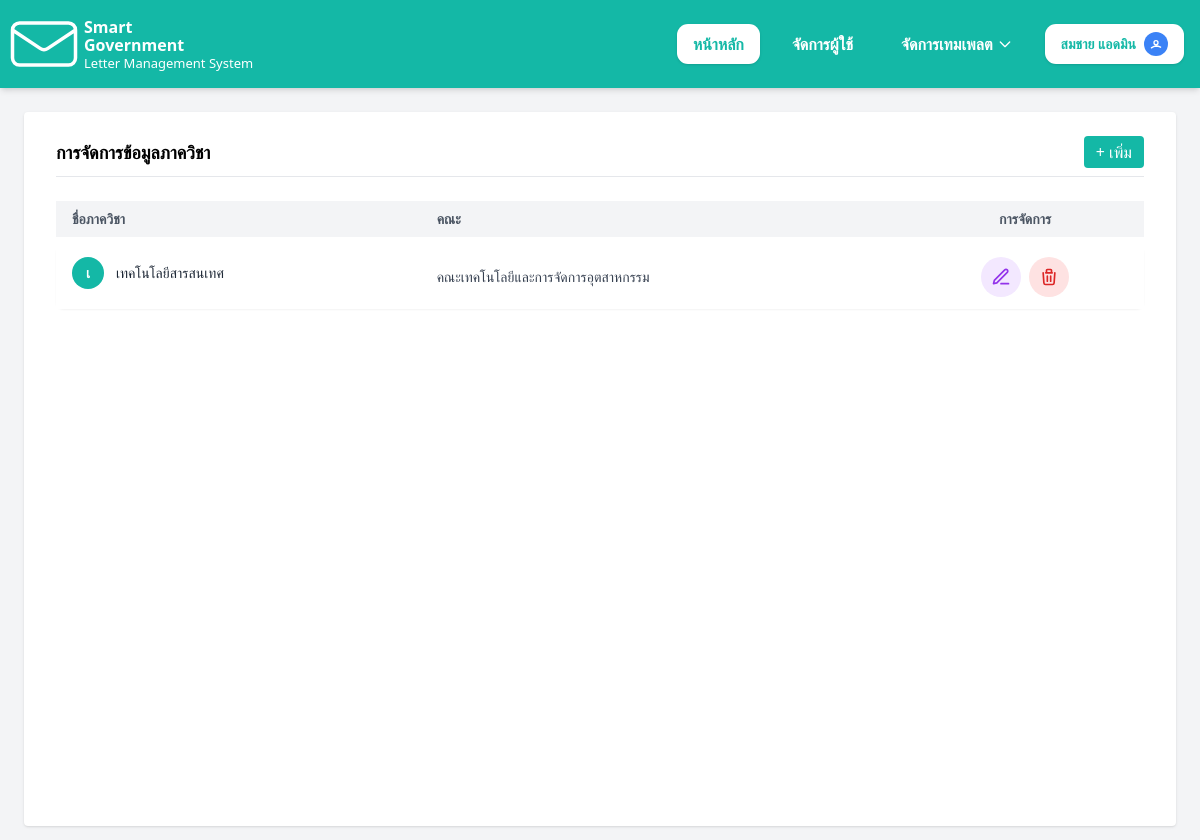
The app's page /admin/department_Managerment.php (signed in) with its own data.
### tables this page shows
CREATE TABLE `departments` (
  `department_id` int(11) NOT NULL,
  `faculty_id` int(11) NOT NULL,
  `department_name` varchar(150) NOT NULL,
  `phone` varchar(50) DEFAULT NULL
);

CREATE TABLE `faculties` (
  `faculty_id` int(11) NOT NULL,
  `faculty_name` varchar(150) NOT NULL
);

### admin/department_Managerment.php (the view, shortened to what this page needs)
<?php
$pdo = getPDO();
$sql = "SELECT d.department_id, d.faculty_id, d.department_name,
        f.faculty_name
        FROM departments d
        LEFT JOIN faculties f ON d.faculty_id = f.faculty_id
        ORDER BY d.department_id ASC";
$stmt = $pdo->query($sql);
$departments = $stmt->fetchAll(PDO::FETCH_ASSOC);
?>
<!DOCTYPE html>
<html lang="th">
<head>
    <script src="https://cdn.tailwindcss.com"></script>
</head>
<body class="bg-gray-100">
    <header class="bg-teal-500 text-white p-4 flex justify-between items-center shadow-md">
        <div class="flex items-center space-x-3">
            <div class="w-[56px] h-[56px] flex items-center justify-center relative overflow-visible">
            </div>
            <div class="leading-tight">
                <div class="text-[16px] font-bold">Smart</div>
                <div class="text-[16px] font-bold -mt-[2px]">Government</div>
                <div class="text-[13px] mt-[0px]">Letter Management System</div>
            </div>
        </div>
        <div class="flex items-center space-x-4">
            <a href="home.php">
                <div class="px-4 py-2 rounded-[11px] font-bold transition bg-white text-teal-500 shadow">
                    หน้าหลัก
                </div>
            </a>
            <a href="user_Managerment.php" id="tab-users">
                <div
                    class="px-4 py-2 rounded-[11px] font-bold transition text-white hover:bg-white hover:text-teal-500">
                    จัดการผู้ใช้
                </div>
            </a>
            <div class="relative">
                <button id="templateBtn"
                    class="px-4 py-2 rounded-[11px] font-bold transition text-white hover:bg-white hover:text-teal-500 flex items-center space-x-1">
                    <span>จัดการเทมเพลต</span>
                    <svg class="w-4 h-4" fill="none" stroke="currentColor" viewBox="0 0 24 24">
                        <path stroke-linecap="round" stroke-linejoin="round" stroke-width="2" d="M19 9l-7 7-7-7" />
                    </svg>
                </button>
            </div>
            <div class="relative">
                <button id="profileBtn"
                    class="bg-white text-teal-500 px-4 py-2 rounded-[11px] shadow flex items-center space-x-2 hover:bg-gray-100">
                    <div class="text-right leading-tight">
                        <div class="font-bold text-[14px]"><?= htmlspecialchars($_SESSION['fullname']) ?></div>
                    </div>
                    <div
                        class="w-6 h-6 bg-blue-500 text-white rounded-full flex items-center justify-center text-sm font-bold">
                        <svg xmlns="http://www.w3.org/2000/svg" class="h-4 w-4" fill="none" viewBox="0 0 24 24"
                            stroke="currentColor" stroke-width="2">
                            <path stroke-linecap="round" stroke-linejoin="round"
                                d="M5.121 17.804A13.937 13.937 0 0112 15c2.33 0 4.487.577 6.879 1.804M15 10a3 3 0 11-6 0 3 3 0 016 0z" />
                        </svg>
                    </div>
                </button>
            </div>
        </div>
    </header>
    <main class="max-w-6xl w-full px-8 mx-auto bg-white mt-6 mb-12 p-6 rounded shadow min-h-[85vh]">
        <div class="flex justify-between items-center mb-4 border-b pb-2">
            <h2 class="text-lg font-bold">การจัดการข้อมูลภาควิชา</h2>
            <button onclick="confirmUserAction('add')" class="px-3 py-1 bg-teal-500 text-white rounded">+ เพิ่ม</button>
        </div>
        <table class="w-full text-sm text-left border-separate border-spacing-y-2">
            <thead class="text-gray-600 bg-gray-100">
                <tr>
                    <th class="px-4 py-2">ชื่อภาควิชา</th>
                    <th class="px-4 py-2">คณะ</th>
                    <th class="px-4 py-2 text-center">การจัดการ</th>
                </tr>
            </thead>
            <tbody>
                <?php if ($departments): ?>
                <?php foreach ($departments as $row): ?>
                <tr class="bg-white shadow-sm rounded-lg">
                    <td class="px-4 py-3 flex items-center space-x-3">
                        <div
                            class="w-8 h-8 rounded-full bg-teal-500 text-white flex items-center justify-center font-bold">
                            <?= strtoupper(mb_substr($row['department_name'],0,1)) ?>
                        </div>
                        <span class="font-medium text-gray-800"><?= htmlspecialchars($row['department_name']) ?></span>
                    </td>
                    <td class="px-4 py-3 text-gray-700">
                        <?= htmlspecialchars($row['faculty_name'] ?? '-') ?>
                    </td>
                    <td class="px-4 py-3 text-center">
                        <div class="flex justify-center space-x-2">
                            <button onclick="confirmUserAction('edit', <?= $row['department_id'] ?>)"
                                class="w-10 h-10 flex items-center justify-center rounded-full bg-purple-100 hover:bg-purple-200 transition">
                                <svg xmlns="http://www.w3.org/2000/svg" class="h-5 w-5 text-purple-600" fill="none"
                                    viewBox="0 0 24 24" stroke="currentColor" stroke-width="2">
                                    <path stroke-linecap="round" stroke-linejoin="round"
                                        d="M12 20h9M16.5 3.5a2.121 2.121 0 113 3L7 19l-4 1 1-4 12.5-12.5z" />
                                </svg>
                            </button>
                            <button onclick="confirmUserAction('delete', <?= $row['department_id'] ?>)"
                                class="w-10 h-10 flex items-center justify-center rounded-full bg-red-100 hover:bg-red-200 transition">
                            </button>
                        </div>
                    </td>
                </tr>
                <?php endforeach; ?>
                <?php else: ?>
                <tr>
                    <td colspan="3" class="text-center py-4 text-gray-500">ไม่พบข้อมูลภาควิชา</td>
                </tr>
                <?php endif; ?>
            </tbody>
        </table>
    </main>
</body>
</html>

### records on screen
departments: department_name "เ", department_name "เทคโนโลยีสารสนเทศ", faculty.faculty_name "คณะเทคโนโลยีและการจัดการอุตสาหกรรม"

### other values on screen
$_SESSION['fullname'] "สมชาย แอดมิน"
